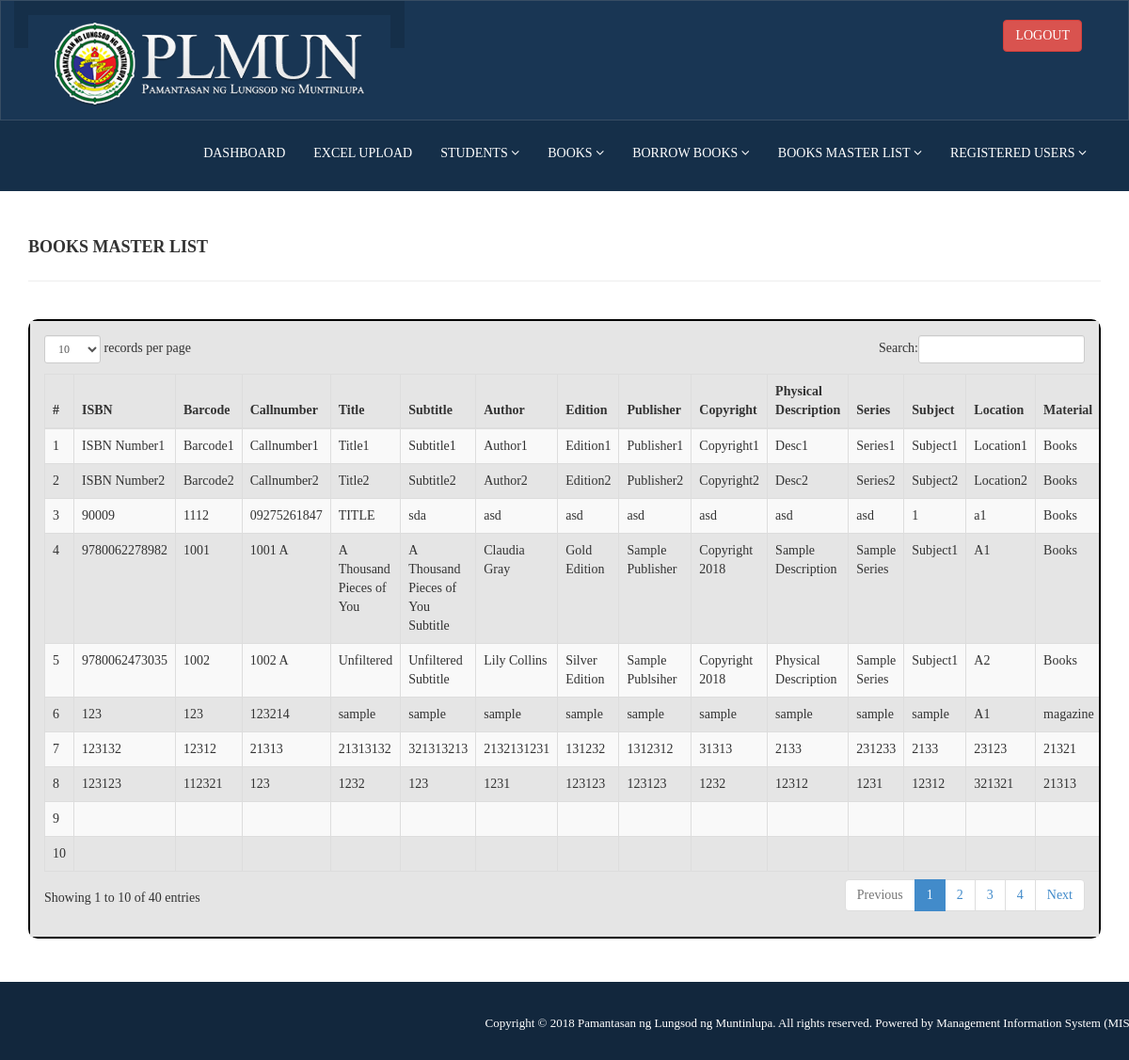
The page /admin/books-masterlist.php (signed in) on the database its author committed.
### tables this page shows
CREATE TABLE `librarybooks` (
  `id` int(11) NOT NULL,
  `ISBN` varchar(255) NOT NULL,
  `Barcode` varchar(255) NOT NULL,
  `Callnumber` varchar(255) NOT NULL,
  `Title` varchar(255) NOT NULL,
  `Subtitle` varchar(255) DEFAULT NULL,
  `Author` varchar(255) NOT NULL,
  `Edition` varchar(255) NOT NULL,
  `Publisher` varchar(255) NOT NULL,
  `Copyright` varchar(255) NOT NULL,
  `Physicaldesc` varchar(255) NOT NULL,
  `Series` varchar(255) NOT NULL,
  `Subject_1` varchar(255) NOT NULL,
  `Location` varchar(255) NOT NULL,
  `Material` varchar(255) NOT NULL,
  `Status` varchar(255) NOT NULL
);

### admin/books-masterlist.php (the view, shortened to what this page needs)
<?php
include('includes/config.php');
if(strlen($_SESSION['alogin'])==0)
    {
header('location:index.php');
}
else{
    ?>
<!DOCTYPE html>
<html xmlns="http://www.w3.org/1999/xhtml" class="animated fadeIn">
<head>
    <link href="assets/css/bootstrap10.css" rel="stylesheet" />
    <link href="assets/css/font-awesome.css" rel="stylesheet" />
    <link href="assets/js/dataTables/dataTables.bootstrap.css" rel="stylesheet" />
    <link href="assets/css/style6.css" rel="stylesheet" />
	<link href="assets/css/animate.css" rel="stylesheet" />
</head>
<body>
<?php include('includes/header.php');?>
    <div class="content-wrapper">
         <div class="container">
        <div class="row pad-botm">
            <div class="col-md-12">
                <h4 class="header-line">Books Master List</h4>
    </div>
     <div class="row">
</div>
        </div>
<div class="row">
                <div class="col-md-12">
                    <div class="panel panel-default">
                        <div class="panel-body" style="overflow-x: auto;">
                            <div class="table-responsive">
                                <table class="table table-striped table-bordered table-hover" id="dataTables-example">
                                    <thead>
                                        <tr>
											<th>#</th>
										    <th>ISBN</th>
                                            <th>Barcode</th>
                                            <th>Callnumber</th>
											<th>Title</th>
											<th>Subtitle</th>
											<th>Author</th>
											<th>Edition</th>
											<th>Publisher</th>
											<th>Copyright</th>
                                           	<th>Physical Description</th>
											<th>Series</th>
											<th>Subject</th>
											<th>Location</th>
											<th>Material</th>
                                    </thead>
                                    <tbody>
<?php $sql = 	"SELECT * FROM librarybooks";
$query = $dbh -> prepare($sql);
$query->execute();
$results=$query->fetchAll(PDO::FETCH_OBJ);
$cnt=1;
if($query->rowCount() > 0)
{
foreach($results as $result)
{
?>
                                        <tr class="odd gradeX">
                                            <td class="center"><?php echo htmlentities($cnt);?></td>
										    <td class="center"><?php echo htmlentities($result->ISBN);?></td>
                                            <td class="center"><?php echo htmlentities($result->Barcode);?></td>
                                            <td class="center"><?php echo htmlentities($result->Callnumber);?></td>
											<td class="center"><?php echo htmlentities($result->Title);?></td>
											<td class="center"><?php echo htmlentities($result->Subtitle);?></td>
											<td class="center"><?php echo htmlentities($result->Author);?></td>
											<td class="center"><?php echo htmlentities($result->Edition);?></td>
											<td class="center"><?php echo htmlentities($result->Publisher);?></td>
											<td class="center"><?php echo htmlentities($result->Copyright);?></td>
											<td class="center"><?php echo htmlentities($result->Physicaldesc);?></td>
											<td class="center"><?php echo htmlentities($result->Series);?></td>
											<td class="center"><?php echo htmlentities($result->Subject_1);?></td>
											<td class="center"><?php echo htmlentities($result->Location);?></td>
											<td class="center"><?php echo htmlentities($result->Material);?></td>
                                        </tr>
 <?php $cnt=$cnt+1;}} ?>
                                    </tbody>
                                </table>
                            </div>
                        </div>
                    </div>
                </div>
            </div>
    </div>
    </div>
  <?php include('includes/footer.php');?>
</body>
</html>
<?php } ?>

### admin/assets/css/style6.css (style rules this page uses)
body { font-family: 'Open Sans', sans-serif; line-height:28px; }
.content-wrapper { margin-top: 40px; min-height:800px; }
.header-line { font-weight:900; padding-bottom:25px; border-bottom:1px solid #eeeeee; text-transform:uppercase; font-family: Franklin Gothic; }
.pad-botm { padding-bottom:30px; }

### rows shown on the page
librarybooks: ISBN "ISBN Number1", Barcode "Barcode1", Callnumber "Callnumber1", Title "Title1", Subtitle "Subtitle1", Author "Author1", Edition "Edition1", Publisher "Publisher1", Copyright "Copyright1", Physicaldesc "Desc1", Series "Series1", Subject_1 "Subject1", Location "Location1", Material "Books"
librarybooks: ISBN "ISBN Number2", Barcode "Barcode2", Callnumber "Callnumber2", Title "Title2", Subtitle "Subtitle2", Author "Author2", Edition "Edition2", Publisher "Publisher2", Copyright "Copyright2", Physicaldesc "Desc2", Series "Series2", Subject_1 "Subject2", Location "Location2", Material "Books"
librarybooks: ISBN "90009", Barcode "1112", Callnumber "09275261847", Title "TITLE", Subtitle "sda", Author "asd", Edition "asd", Publisher "asd", Copyright "asd", Physicaldesc "asd", Series "asd", Subject_1 "1", Location "a1", Material "Books"
librarybooks: ISBN "9780062278982", Barcode "1001", Callnumber "1001 A", Title "A Thousand Pieces of You", Subtitle "A Thousand Pieces of You Subtitle", Author "Claudia Gray", Edition "Gold Edition", Publisher "Sample Publisher", Copyright "Copyright 2018", Physicaldesc "Sample Description", Series "Sample Series", Subject_1 "Subject1", Location "A1", Material "Books"
librarybooks: ISBN "9780062473035", Barcode "1002", Callnumber "1002 A", Title "Unfiltered", Subtitle "Unfiltered Subtitle", Author "Lily Collins", Edition "Silver Edition", Publisher "Sample Publsiher", Copyright "Copyright 2018", Physicaldesc "Physical Description", Series "Sample Series", Subject_1 "Subject1", Location "A2", Material "Books"
librarybooks: ISBN "123", Barcode "123", Callnumber "123214", Title "sample", Subtitle "sample", Author "sample", Edition "sample", Publisher "sample", Copyright "sample", Physicaldesc "sample", Series "sample", Subject_1 "sample", Location "A1", Material "magazine"
librarybooks: ISBN "123132", Barcode "12312", Callnumber "21313", Title "21313132", Subtitle "321313213", Author "2132131231", Edition "131232", Publisher "1312312", Copyright "31313", Physicaldesc "2133", Series "231233", Subject_1 "2133", Location "23123", Material "21321"
librarybooks: ISBN "123123", Barcode "112321", Callnumber "123", Title "1232", Subtitle "123", Author "1231", Edition "123123", Publisher "123123", Copyright "1232", Physicaldesc "12312", Series "1231", Subject_1 "12312", Location "321321", Material "21313"
